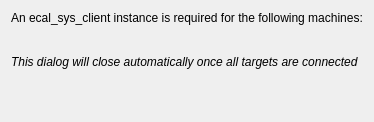
<?xml version="1.0" encoding="UTF-8"?>
<ui version="4.0">
 <class>TargetsReachableDialog</class>
 <widget class="QDialog" name="TargetsReachableDialog">
  <property name="geometry">
   <rect>
    <x>0</x>
    <y>0</y>
    <width>331</width>
    <height>122</height>
   </rect>
  </property>
  <property name="windowTitle">
   <string>Waiting for targets</string>
  </property>
  <property name="sizeGripEnabled">
   <bool>false</bool>
  </property>
  <property name="modal">
   <bool>false</bool>
  </property>
  <layout class="QVBoxLayout" name="verticalLayout">
   <item>
    <widget class="QLabel" name="header_label">
     <property name="text">
      <string>An ecal_sys_client instance is required for the following machines:</string>
     </property>
    </widget>
   </item>
   <item>
    <widget class="QWidget" name="content_widget" native="true">
     <layout class="QGridLayout" name="content_widget_gridlayout">
      <property name="spacing">
       <number>16</number>
      </property>
     </layout>
    </widget>
   </item>
   <item>
    <widget class="QLabel" name="label">
     <property name="font">
      <font>
       <italic>true</italic>
      </font>
     </property>
     <property name="text">
      <string>This dialog will close automatically once all targets are connected</string>
     </property>
     <property name="wordWrap">
      <bool>true</bool>
     </property>
    </widget>
   </item>
   <item>
    <spacer name="verticalSpacer">
     <property name="orientation">
      <enum>Qt::Vertical</enum>
     </property>
     <property name="sizeHint" stdset="0">
      <size>
       <width>20</width>
       <height>40</height>
      </size>
     </property>
    </spacer>
   </item>
   <item>
    <widget class="QDialogButtonBox" name="buttonBox">
     <property name="standardButtons">
      <set>QDialogButtonBox::NoButton</set>
     </property>
    </widget>
   </item>
  </layout>
 </widget>
 <resources/>
 <connections/>
</ui>
